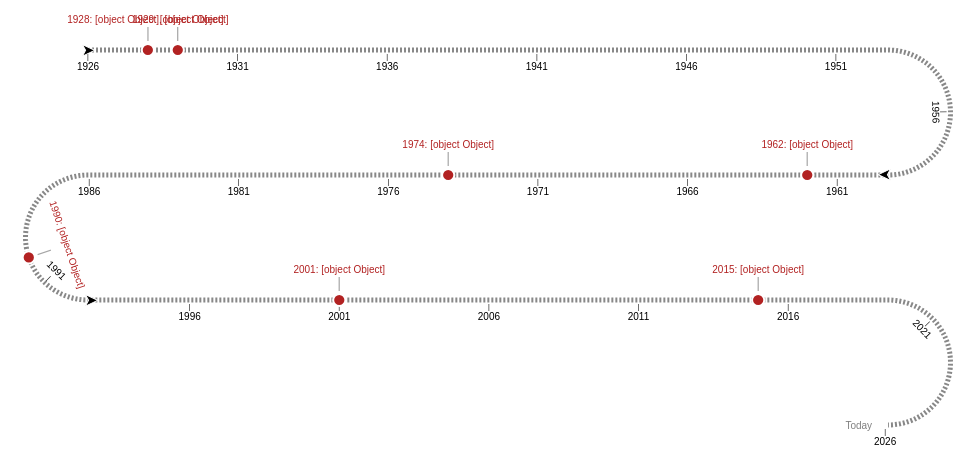

Describe this chart as a Vega-Lite specification.
### Vega specification from a JSON file in a GitHub repository (floating-point values rounded to 4 significant figures)
{"$schema": "https://vega.github.io/schema/vega/v5.json", "description": "a serpentine timeline. The serpentine shape can be an option for instances where an oblong canvas is not ideal. The shape can be customized using many of the signals below. Input bindings have been included for demonstration purposes", "background": "white", "padding": 15, "width": 800, "signals": [{"name": "width", "init": "width", "bind": {"name": "straight width", "input": "range", "min": 0, "max": 2000, "step": 1}, "on": [{"events": [{"signal": "annotations"}], "update": "width+1"}, {"events": [{"signal": "annotations"}], "update": "width-1"}, {"events": [{"signal": "mO"}], "update": "width+1"}, {"events": [{"signal": "mO"}], "update": "width-1"}, {"events": [{"signal": "tLO"}], "update": "width+1"}, {"events": [{"signal": "tLO"}], "update": "width-1"}, {"events": [{"signal": "sN"}], "update": "width+1"}, {"events": [{"signal": "sN"}], "update": "width-1"}, {"events": [{"signal": "mO"}], "update": "height+1"}, {"events": [{"signal": "mO"}], "update": "height-1"}, {"events": [{"signal": "tLO"}], "update": "height+1"}, {"events": [{"signal": "tLO"}], "update": "height-1"}]}, {"name": "sH", "description": "serpentine: diameter of arcs", "value": 125, "bind": {"name": "arc diameter", "input": "range", "min": 25, "max": 400, "step": 1}}, {"name": "labelsOnHover", "description": "milestone: show labels on hover only", "value": false, "bind": {"name": "hover labels", "input": "checkbox"}}, {"name": "sN", "description": "serpentine: number of arcs", "value": 2.2, "bind": {"name": "# of arcs", "input": "range", "min": 0, "max": 20, "step": 0.01}}, {"name": "tC", "description": "ticks: number of axis ticks to display on the timeline", "value": 21, "bind": {"name": "tick count", "input": "range", "min": 0, "max": 100, "step": 1}}, {"name": "tLO", "description": "ticks: the offset for the tick labels", "value": 8}, {"name": "mO", "description": "milestone: the offset for the milestone markers", "value": 35, "bind": {"name": "milestone offset", "input": "range", "min": 0, "max": 50, "step": 0.5}}, {"name": "sR0P", "description": "serpentine: percentage of width of canvas for the start of the timeline", "value": 0, "bind": {"name": "timeline x0 %", "input": "range", "min": 0, "max": 1, "step": 0.01}}, {"name": "sLP", "description": "serpentine: percentage of total length of canvas for the end of the timeline", "value": 1, "bind": {"name": "timeline len %", "input": "range", "min": 0, "max": 1, "step": 0.01}}, {"name": "annotationStart", "value": "", "bind": {"name": "start annotation", "input": "text"}}, {"name": "annotationEnd", "value": "Today", "bind": {"name": "end annotation", "input": "text"}}, {"name": "includeArrows", "value": true, "bind": {"name": "include arrows", "input": "checkbox"}}, {"name": "sT", "description": "serpentine: thicknes of the line", "value": 5, "bind": {"name": "line thickness", "input": "range", "min": 1, "max": 10, "step": 0.5}}, {"name": "domain", "init": "[year(now())-100, year(now())]", "description": "serpentine: manually set the domain extent for the timeline, otherwise set to null to have the domain calculated for you"}, {"name": "sRange", "description": "serpentine: range for the serpentine scale", "update": "[sR0P*width,sL*sLP]"}, {"name": "annotations", "description": "serpentine: annotations that appear at the start and end of the timeline", "update": "{start: (isValid(annotationStart) ? annotationStart : ''), end: (isValid(annotationEnd) ? annotationEnd : '')}"}, {"name": "sD", "update": "[2, 2]", "description": "serpentine: dash array for the serpentine line"}, {"name": "reverse", "description": "serpentine: boolean to indicate whether the scale for the timeline should be reversed", "value": false}, {"name": "sPct", "description": "serpentine: percentage of width for the straight portions of the timeline", "value": 1, "update": "sPct < 0.25 ? 0 : sPct < 0.75 ? 0.5 : 1"}, {"name": "sW", "description": "serpentine: horizontal length of straight segments", "update": "sPct*width"}, {"name": "sL", "description": "serpentine: total length of line", "update": "(sN+1)*sW+(sN)*sH*PI/2"}, {"name": "sA", "description": "serpentine: length of an arc segment", "update": "(sH*PI/2)"}, {"name": "sWsA", "description": "serpentine: length of a line + arc segment", "update": "(sW + sH*PI/2)"}, {"name": "sDomain", "description": "serpentine: domain for the serpentine scale", "init": "domain ? domain : [+extent(pluck(data('dataset'), 'domain'))[0], +extent(pluck(data('dataset'), 'domain'))[1]]"}, {"name": "hoverFocus", "value": 0, "on": [{"events": {"type": "mouseover"}, "update": "isValid(datum) && isValid(isValid(datum['domain'])) ? datum : null"}, {"events": {"type": "mouseout"}, "update": "null"}]}, {"name": "height", "description": "calculated height", "update": "extent(pluck(data('serpentine'), 'y'))[1]"}], "scales": [{"name": "sS1", "type": "linear", "zero": false, "reverse": {"signal": "reverse"}, "domain": {"signal": "sDomain"}, "range": {"signal": "sRange"}}, {"name": "footerY", "type": "band", "domain": {"data": "footer", "field": "id"}, "range": [{"signal": "height+60"}, {"signal": "height+60+length(data('footer'))*11"}]}], "marks": [{"name": "axis_group", "description": "group containing all the axis marks - annotations, domain, arrow indicators, tick lines, tick labels on straightaways, tick labels on arcs", "type": "group", "marks": [{"name": "annotations", "description": "Text marks that appear at the start and end of the timeline. Configured using the 'annotations' signal", "from": {"data": "domain_extent"}, "on": [{"trigger": "annotations", "modify": "annotations"}], "type": "text", "interactive": false, "encode": {"update": {"x": {"field": "x"}, "y": {"field": "y"}, "text": {"signal": "datum['category'] === 'start' ? annotations['start'] : annotations['end']"}, "fontSize": {"value": 10}, "baseline": {"value": "middle"}, "align": {"field": "align"}, "angle": {"field": "angle"}, "dx": {"field": "dx"}, "dy": {"signal": "1"}, "fill": {"value": "gray"}}}}, {"name": "serpentine_line", "description": "The serpentine-shaped line that acts as the axis domain line", "type": "line", "from": {"data": "serpentine"}, "interactive": false, "encode": {"update": {"x": {"field": "x"}, "y": {"field": "y"}, "strokeDash": {"signal": "sD"}, "stroke": {"value": "#888"}, "strokeWidth": {"signal": "sT"}}}}, {"name": "arrow_marks", "description": "The arrows to indicate direction that appear at the beginning and end of each arc+straightaway combonation", "type": "text", "from": {"data": "segment_ends"}, "interactive": false, "encode": {"update": {"x": {"field": "x"}, "y": {"field": "y"}, "dy": {"value": 1}, "text": {"value": "➤"}, "fontSize": {"signal": "18"}, "fill": {"value": "#000"}, "stroke": {"value": "#fff"}, "strokeWidth": {"value": 1}, "angle": {"signal": "datum['direction'] === '→' ? 0 : 180"}, "align": {"value": "center"}, "baseline": {"value": "middle"}}}}, {"name": "tick_marks", "description": "The line (text mark) designated to each tick", "from": {"data": "ticks"}, "type": "text", "interactive": false, "encode": {"update": {"x": {"field": "x"}, "y": {"field": "y"}, "dy": {"signal": "2.5*( datum['type'] === 'straight' ? 1 : datum['side'] === 'right' ? (round(datum['alpha']*(180/PI)) >= 90 ? -1 : 4) : (round(datum['alpha']*(180/PI)) > 89 ? -1 : 4))"}, "text": {"signal": "'|'"}, "fontSize": {"signal": "7"}, "fill": {"value": "#000"}, "angle": {"field": "labelAngle"}, "align": {"value": "center"}, "baseline": {"signal": "datum['type'] === 'straight' ? 'top' : 'bottom'"}}}}, {"name": "tick_labels_straight", "description": "The straightaway tick labels", "from": {"data": "ticks"}, "type": "text", "interactive": false, "encode": {"update": {"x": {"field": "x"}, "y": {"field": "y"}, "dy": {"field": "dy"}, "text": {"field": "domain"}, "fontSize": {"signal": "10"}, "fill": {"value": "#000"}, "align": {"value": "center"}, "angle": {"field": "labelAngle"}, "baseline": {"signal": "datum['type'] === 'straight' ? 'top' : 'bottom'"}}}}]}, {"name": "milestone_connecting_lines", "description": "The milestone lines that connect the markers to labels", "from": {"data": "milestones"}, "type": "text", "interactive": false, "encode": {"update": {"text": {"signal": "'|'"}, "x": {"field": "x"}, "y": {"field": "y"}, "fontSize": {"value": 15}, "fontWeight": {"value": 100}, "dy": {"signal": "datum['type'] === 'arc' && (round(datum['alpha']*(180/PI)) > 89) ? 0.35 * (mO+3.5) : datum['dy']/2"}, "align": {"value": "center"}, "baseline": {"value": "middle"}, "angle": {"field": "labelAngle"}, "fillOpacity": {"value": 0.35}, "opacity": {"signal": "isValid(hoverFocus) && datum['label'] === hoverFocus['label'] ? 1 : labelsOnHover ? 0 : 1"}}}}, {"name": "milestone_markers", "description": "The milestone timeline markers", "from": {"data": "milestones"}, "type": "symbol", "interactive": true, "encode": {"update": {"x": {"field": "x"}, "y": {"field": "y"}, "size": {"signal": "labelsOnHover && isValid(hoverFocus) && datum['label'] === hoverFocus['label'] ? 200 : 150"}, "fill": {"signal": "labelsOnHover ? isValid(hoverFocus) && datum['label'] === hoverFocus['label'] ? 'firebrick' : '#e4b3b4' : 'firebrick'"}, "stroke": {"signal": "labelsOnHover ? isValid(hoverFocus) && datum['label'] === hoverFocus['label'] ? '#fff' : 'firebrick' : '#fff'"}, "strokeWidth": {"signal": "labelsOnHover ? 1 : 2"}, "cursor": {"signal": "labelsOnHover ? 'pointer' : 'default'"}}}}, {"name": "milestone_label_backgrounds", "description": "The white backgrounds for milestone labels", "from": {"data": "milestones"}, "type": "text", "interactive": false, "encode": {"update": {"x": {"field": "x"}, "y": {"field": "y"}, "dy": {"field": "dy"}, "text": {"signal": "datum['domain'] + ' - ' + datum['label']"}, "fontSize": {"signal": "10"}, "fill": {"value": "#fff"}, "stroke": {"value": "#fff"}, "strokeWidth": {"value": 7}, "angle": {"field": "labelAngle"}, "align": {"value": "center"}, "baseline": {"signal": "datum['type'] === 'straight' ? 'top' : 'bottom'"}, "opacity": {"signal": "isValid(hoverFocus) && datum['label'] === hoverFocus['label'] ? 1 : labelsOnHover ? 0 : 1"}}}}, {"name": "milestone_labels", "description": "The milestone labels", "from": {"data": "milestones", "transform": [{"type": "aggregate", "groupby": ["domain", "x", "y", "dy", "labelAngle", "type"], "fields": ["label"], "ops": ["values"], "as": ["labels"]}]}, "type": "text", "interactive": false, "encode": {"update": {"x": {"field": "x"}, "y": {"field": "y"}, "dy": {"field": "dy"}, "text": {"signal": "datum['domain'] + ': ' + join(datum['labels'], ', ')"}, "fontSize": {"signal": "10"}, "fill": {"value": "firebrick"}, "angle": {"field": "labelAngle"}, "align": {"value": "center"}, "baseline": {"signal": "datum['type'] === 'straight' ? 'top' : 'bottom'"}, "opacity": {"signal": "isValid(hoverFocus) && hoverFocus['domain'] === datum['domain'] ? 1 : labelsOnHover ? 0 : 1"}}}}], "data": [{"name": "dataset", "values": [{"domain": 1928, "label": "Major Event A"}, {"domain": 1928, "label": "Major Event B"}, {"domain": 1929, "label": "Major Event C"}, {"domain": 1962, "label": "Major Event D"}, {"domain": 1974, "label": "Major Event E"}, {"domain": 1990, "label": "Major Event F"}, {"domain": 2001, "label": "Major Event G"}, {"domain": 2015, "label": "Major Event H"}]}, {"name": "serpentineDomain", "values": [{}], "transform": [{"type": "formula", "expr": "sequence(sDomain[0],sDomain[1], 0.1 )", "as": "domain"}, {"type": "flatten", "fields": ["domain"]}]}, {"name": "milestoneDomain", "source": "dataset", "transform": [{"type": "project", "fields": ["domain"]}]}, {"name": "tickDomain", "values": [{}], "transform": [{"type": "formula", "expr": "sequence(1,tC+1, 1)", "as": "id"}, {"type": "flatten", "fields": ["id"]}, {"type": "formula", "expr": "datum['id'] === 1 ? sDomain[0] : datum['id'] === tC ? sDomain[1] : null", "as": "domain"}, {"type": "formula", "expr": "round(isValid(datum['domain']) ? datum['domain'] : (sDomain[0] + (sDomain[1]-sDomain[0])*((datum['id']-1)/(tC-1))))", "as": "domain"}, {"type": "project", "fields": ["domain"]}]}, {"name": "componentEncodings", "values": [{"category": "start"}, {"category": "serpentine"}, {"category": "milestone"}, {"category": "tick"}, {"category": "end"}], "transform": [{"type": "formula", "expr": "now()", "as": "timestamp"}, {"type": "formula", "expr": "datum['category'] === 'start' ? [sDomain[reverse ? 1 : 0]] : datum['category'] === 'serpentine' ? pluck(data('serpentineDomain'), 'domain') : datum['category'] === 'milestone' ? pluck(data('dataset'), 'domain') : datum['category']==='tick' ? pluck(data('tickDomain'), 'domain') : datum['category'] === 'end' ? [sDomain[reverse ? 0 : 1]] : null", "as": "domain"}, {"type": "flatten", "fields": ["domain"]}, {"type": "formula", "expr": "+datum['domain']", "as": "domain"}, {"type": "window", "ops": ["row_number"], "sort": {"field": "domain"}, "groupby": ["category"], "as": ["id"]}, {"type": "formula", "expr": "scale('sS1', datum['domain'])", "as": "sK"}, {"type": "formula", "expr": "floor(datum['sK'] / (sW + sH*PI/2))", "as": "i"}, {"type": "formula", "expr": "datum['sK'] % (sW + sH*PI/2)", "as": "r"}, {"type": "formula", "expr": "(datum['r'] - sW)/(sH/2)", "as": "alpha"}, {"type": "formula", "expr": "(((datum['i']+1)*sWsA)-sA) >= datum['sK'] ? 'straight' : 'arc'", "as": "type"}, {"type": "formula", "expr": "(datum['i']%2 == 0) ? min(datum['r'],sW) : max(sW-datum['r'], 0)", "as": "xStraight"}, {"type": "formula", "expr": "datum['type'] === 'straight' ? datum['xStraight'] : datum['xStraight'] + (datum['i']%2 == 0 ? sin(datum['alpha'])*sH/2 : -sin(datum['alpha'])*sH/2)", "as": "x"}, {"type": "formula", "expr": "datum['type'] === 'straight' ? datum['i']*sH : (datum['i']*sH) + (1 - cos(datum['alpha']))*sH/2", "as": "y"}, {"type": "formula", "expr": "datum['type'] === 'straight' ? null : datum['i']%2===0?'right':'left'", "as": "side"}, {"type": "formula", "expr": "datum['type'] === 'straight' ? null : datum['alpha']<PI/2?'top':'bottom'", "as": "hemisphere"}, {"type": "formula", "expr": "datum['type'] === 'straight' ? 0 : (datum['side'] === 'left' ? -1 : 1) *datum['alpha']*(180/PI)+(datum['alpha'] < PI/2 ? 0 : 180)", "as": "labelAngle"}, {"type": "formula", "expr": "datum['i']%2===0 ?'→':'←'", "as": "direction"}, {"type": "formula", "expr": "datum['type'] === 'straight' ? datum['direction'] : datum['side'] === 'left' ? datum['hemisphere'] === 'top'? '←' : '→' :  datum['hemisphere'] === 'top'? '→' : '←'", "as": "direction"}]}, {"name": "serpentine", "source": "componentEncodings", "transform": [{"type": "filter", "expr": "datum['category'] === 'serpentine'"}]}, {"name": "ticks", "source": "componentEncodings", "transform": [{"type": "filter", "expr": "datum['category'] === 'tick'"}, {"type": "formula", "expr": "!isValid(datum['side']) ? (tLO+3.5) : datum['side'] === 'right' ? (round(datum['alpha']*(180/PI)) >= 90 ? -1 : 1.75) * (tLO+3.5) : (round(datum['alpha']*(180/PI)) > 89 ? -1 : 1.75) * (tLO+3.5)", "as": "dy"}]}, {"name": "domain_extent", "source": "componentEncodings", "transform": [{"type": "filter", "expr": "datum['category'] === 'start' || datum['category'] === 'end'"}, {"type": "formula", "expr": "datum['category'] === 'start' ? 'right' : datum['direction'] === '←' && datum['type'] === 'straight' ? 'right' : datum['side'] === 'left' ? 'right' : 'left'", "as": "align"}, {"type": "formula", "expr": "datum['category'] === 'start' ? -tLO-5 :  datum['direction'] === '←'  && datum['type'] === 'straight' ? -tLO-5 : datum['side'] === 'left' ? -tLO-5 : tLO+5", "as": "dx"}]}, {"name": "segment_ends", "source": "componentEncodings", "transform": [{"type": "filter", "expr": "includeArrows && datum['category'] === 'serpentine'"}, {"type": "joinaggregate", "fields": ["id", "id"], "ops": ["min", "max"], "groupby": ["i"], "as": ["minId", "maxId"]}, {"type": "filter", "expr": "datum['id'] === (reverse ? datum['maxId'] : datum['minId'])"}]}, {"name": "footer", "values": [{"id": 1, "text": ["Data Source:", "https://ourworldindata.org/mass-extinctions"], "href": "https://ourworldindata.org/mass-extinctions"}, {"id": 2, "text": ["Icons:", "https://fontawesome.com/"], "href": "https://fontawesome.com/"}, {"id": 3, "text": ["Data Viz By:", "Madison Giammaria"], "href": "https://www.linkedin.com/in/madison-giammaria-58463b33"}]}, {"name": "milestones", "source": "componentEncodings", "transform": [{"type": "filter", "expr": "datum['category'] === 'milestone'"}, {"type": "lookup", "key": "domain", "from": "dataset", "fields": ["domain"], "values": ["label", "color"]}, {"type": "aggregate", "groupby": ["domain", "x", "y", "dy", "labelAngle", "type"], "fields": ["label"], "ops": ["values"], "as": ["labels"]}, {"type": "formula", "expr": "!isValid(datum['side']) ? -(mO) : datum['side'] === 'right' ? (round(datum['alpha']*(180/PI)) >= 90 ? 1 : -0.5) * (mO+3.5) : (round(datum['alpha']*(180/PI)) > 89 ? 1 : -0.5) * (mO+3.5)", "as": "dy"}, {"type": "formula", "expr": "(isValid(hoverFocus) && hoverFocus['domain']===datum['domain']) ? 1 : 0.4", "as": "fillOpacity"}]}]}
